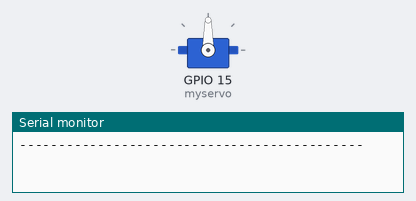
Simulated run of this sketch. Board: ESP32. Parts: servo, the last lines printed to the serial monitor. WiFi joins after 1.5 s; servers stay silent unless stated; uploads are accepted with an empty reply.

Above: at 0.1 s.
At 6.8 s:
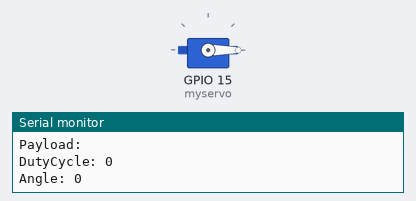
Timing chart, 0 to 8.3 s (numbered marks = the images above):
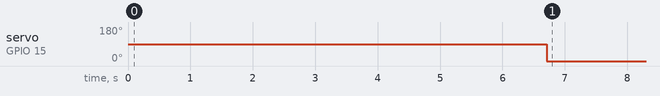

Measured:
- by itself, servo on GPIO 15 (myservo): 90° → 0° at 6.7 s

The sketch:

esp_http_servo_pwm.ino
```cpp
#include <Arduino.h>
#include <ESP32Servo.h>

#include <WiFi.h>
#include <WiFiMulti.h>

#include <HTTPClient.h>

WiFiMulti wifiMulti;
Servo myservo;  // create servo object to control a servo

String webadress;
String payload;
int dutyCycle = 0;


void setup() {
  Serial.begin(115200);
  myservo.attach(15);

  wifiMulti.addAP("AtomicMobile", "vlk953f.");
}

void loop() {
  // wait for WiFi connection
  Serial.println("--------------------------------------------");
  if ((wifiMulti.run() == WL_CONNECTED)) {
    webadress = "https://vyamacli.com/classroom/IoT2023/phplib/gdata_get.php?param=motor";
    Serial.println("Adres: " + webadress);
    delay(5000);
    HTTPClient http;
    Serial.print("[HTTP] begin...\n");

    http.begin(webadress);  //HTTP
    http.setConnectTimeout(30000);
    http.setTimeout(30000);

    Serial.print("[HTTP] GET...\n");
    // start connection and send HTTP header
    int httpCode = http.GET();

    // httpCode will be negative on error
    if (httpCode > 0) {
      // HTTP header has been send and Server response header has been handled
      Serial.printf("[HTTP] GET... code: %d\n", httpCode);

      // file found at server
      if (httpCode == HTTP_CODE_OK) {
        payload = http.getString();
        Serial.print("Payload: ");
        Serial.println(payload);
      }
    } else {
      Serial.printf("[HTTP] GET... failed, error: %s\n", http.errorToString(httpCode).c_str());
    }

    http.end();
    dutyCycle = payload.toInt();
    Serial.print("DutyCycle: ");
    Serial.println(dutyCycle);
    Serial.print("Angle: ");
    Serial.println(map(dutyCycle,0,255,0,180));
    myservo.write(map(dutyCycle,0,255,0,180));
  }

  delay(15000);
}
```
